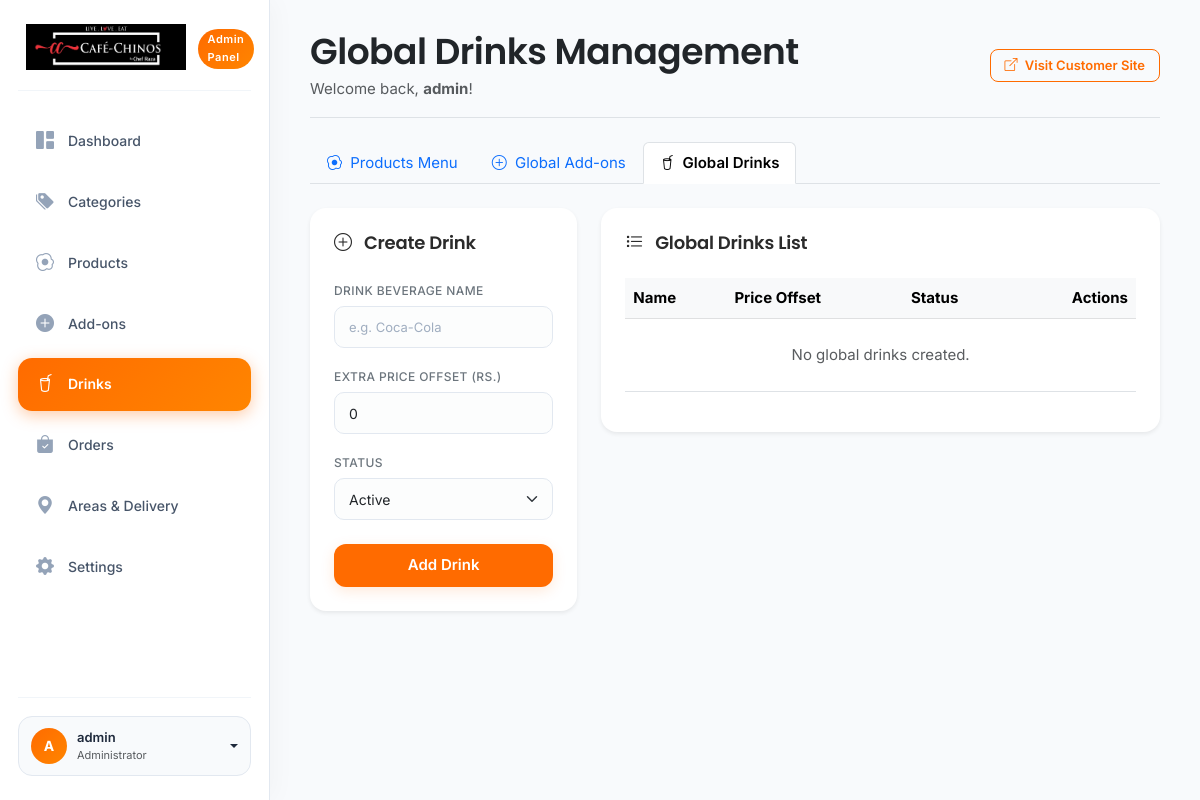
Page /admin/products?tab=drinks (signed in) on the earlier database version.
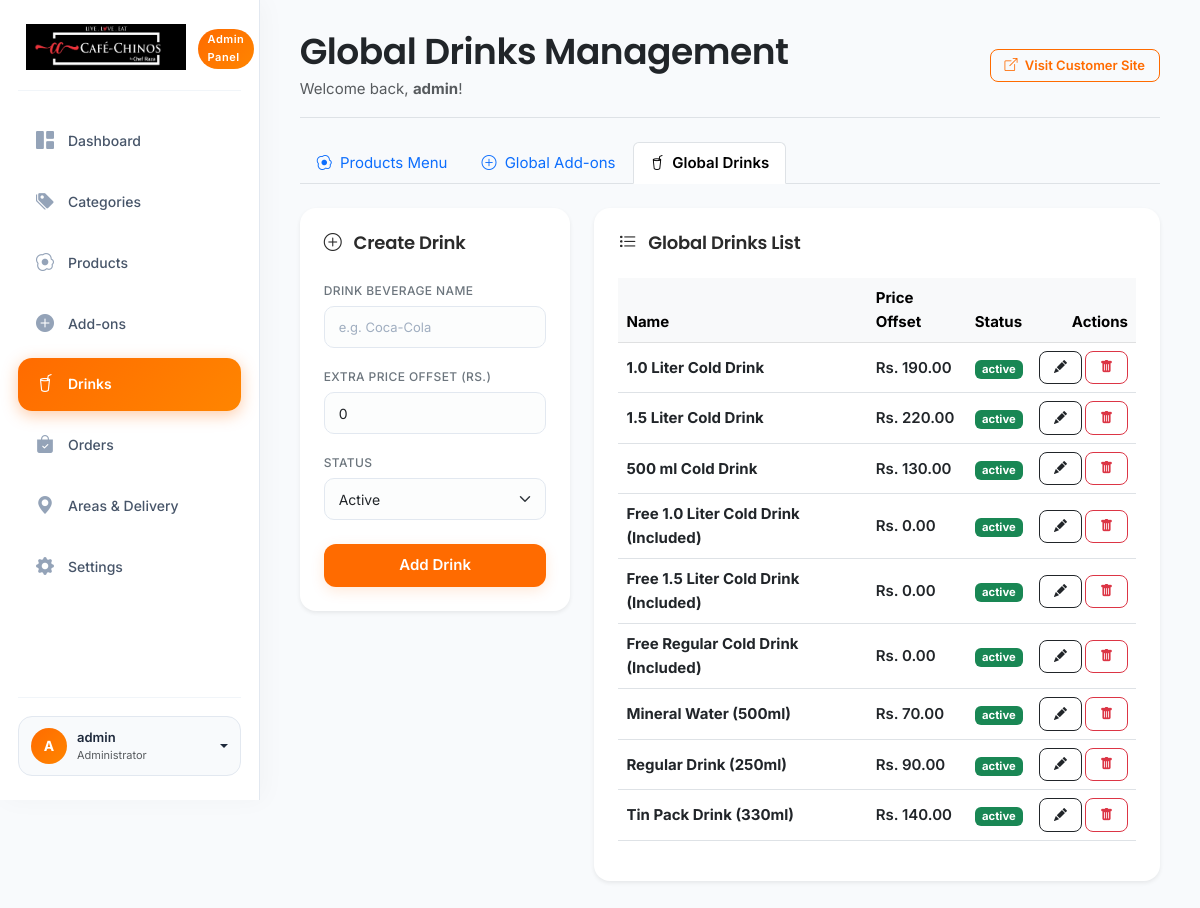
Same page on the later database version.
### tables this page shows
CREATE TABLE `drinks` (
  `id` int(11) NOT NULL AUTO_INCREMENT,
  `name` varchar(100) NOT NULL,
  `price` decimal(10,2) NOT NULL DEFAULT 0.00,
  `status` enum('active','inactive') DEFAULT 'active',
  PRIMARY KEY (`id`)
);

### includes/functions.php (called while the page is built, shortened)
<?php
function sanitize($data) {
    return htmlspecialchars(strip_tags(trim($data)));
}
?>

### admin/products.php (the view, shortened to what the changed rows need)
<?php
require_once __DIR__ . '/includes/header.php';
$active_tab = isset($_GET['tab']) ? sanitize($_GET['tab']) : 'products';
$all_drinks = $pdo->query("SELECT * FROM drinks ORDER BY name ASC")->fetchAll();
?>
<?php if ($active_tab === 'drinks'): ?>
    <div class="row g-4">
        <div class="col-lg-8">
            <div class="card border-0 shadow-sm p-4 rounded-4 bg-white">
                <div class="table-responsive">
                    <table class="table align-middle">
                        <thead class="table-light">
                            <tr>
                                <th scope="col">Name</th>
                                <th scope="col">Price Offset</th>
                                <th scope="col">Status</th>
                                <th scope="col" class="text-end">Actions</th>
                            </tr>
                        </thead>
                        <tbody>
                            <?php if (empty($all_drinks)): ?>
                                <tr>
                                    <td colspan="4" class="text-center text-muted py-4">No global drinks created.</td>
                                </tr>
                            <?php else: ?>
                                <?php foreach ($all_drinks as $drk): ?>
                                    <tr>
                                        <td><strong class="text-dark"><?= sanitize($drk['name']) ?></strong></td>
                                        <td class="fw-bold">Rs. <?= number_format($drk['price'], 2) ?></td>
                                        <td>
                                            <span class="badge <?= $drk['status'] === 'active' ? 'bg-success' : 'bg-secondary' ?>"><?= $drk['status'] ?></span>
                                        </td>
                                        <td class="text-end">
                                            <div class="btn-group">
                                                <a href="products.php?tab=drinks&action=edit_drink&id=<?= $drk['id'] ?>" class="btn btn-sm btn-outline-dark me-1" title="Edit">
                                                    <i class="bi bi-pencil-fill"></i>
                                                </a>
                                                <a href="#" class="btn btn-sm btn-outline-danger btn-delete-drink" data-id="<?= $drk['id'] ?>" title="Delete">
                                                    <i class="bi bi-trash-fill"></i>
                                                </a>
                                            </div>
                                        </td>
                                    </tr>
                                <?php endforeach; ?>
                            <?php endif; ?>
                        </tbody>
                    </table>
                </div>
            </div>
        </div>
    </div>
<?php endif; ?>
<?php require_once __DIR__ . '/includes/footer.php'; ?>

Differences in the rows shown:
added drinks: name "1.0 Liter Cold Drink", price "190.00", status "active"
added drinks: name "1.5 Liter Cold Drink", price "220.00", status "active"
added drinks: name "500 ml Cold Drink", price "130.00", status "active"
added drinks: name "Free 1.0 Liter Cold Drink (Included)", price "0.00", status "active"
added drinks: name "Free 1.5 Liter Cold Drink (Included)", price "0.00", status "active"
added drinks: name "Free Regular Cold Drink (Included)", price "0.00", status "active"
added drinks: name "Mineral Water (500ml)", price "70.00", status "active"
added drinks: name "Regular Drink (250ml)", price "90.00", status "active"
added drinks: name "Tin Pack Drink (330ml)", price "140.00", status "active"
Other differences:
text no longer shown: "No global drinks created."
